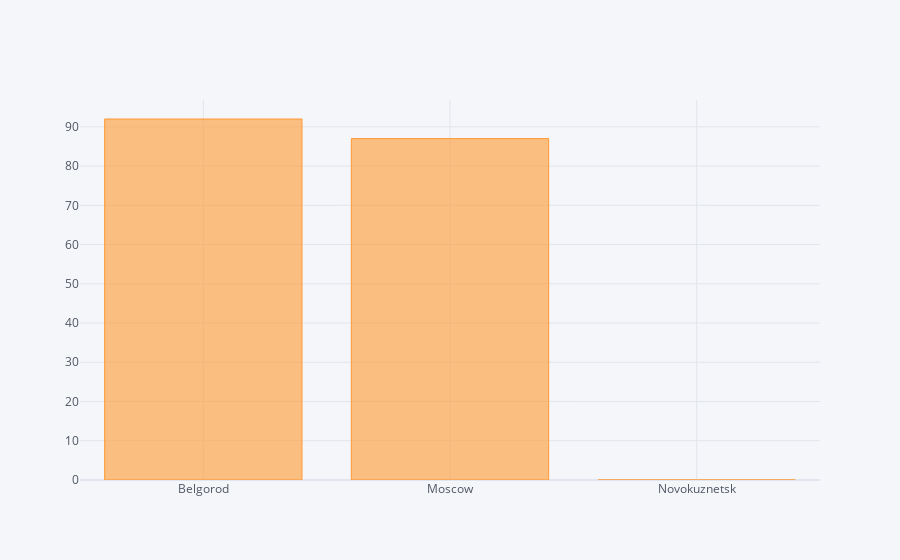

Here is the notebook cell this chart was saved with:
### Code cell
round(data.groupby(['arr_city'])['fullness_percents'].mean())\
      .iplot(kind = 'bar')

### Figure 1 — Plotly figure (JSON) as saved in the notebook; plotly's stock layout.template omitted (floating-point values rounded to 4 significant figures)
{"data": [{"marker": {"color": "rgba(255, 153, 51, 0.6)", "line": {"color": "rgba(255, 153, 51, 1.0)", "width": 1}}, "name": "fullness_percents", "orientation": "v", "text": "", "type": "bar", "x": ["Belgorod", "Moscow", "Novokuznetsk"], "y": [92, 87, 0]}], "layout": {"legend": {"bgcolor": "#F5F6F9", "font": {"color": "#4D5663"}}, "paper_bgcolor": "#F5F6F9", "plot_bgcolor": "#F5F6F9", "title": {"font": {"color": "#4D5663"}}, "xaxis": {"gridcolor": "#E1E5ED", "showgrid": true, "tickfont": {"color": "#4D5663"}, "title": {"font": {"color": "#4D5663"}, "text": ""}, "zerolinecolor": "#E1E5ED"}, "yaxis": {"gridcolor": "#E1E5ED", "showgrid": true, "tickfont": {"color": "#4D5663"}, "title": {"font": {"color": "#4D5663"}, "text": ""}, "zerolinecolor": "#E1E5ED"}}}
